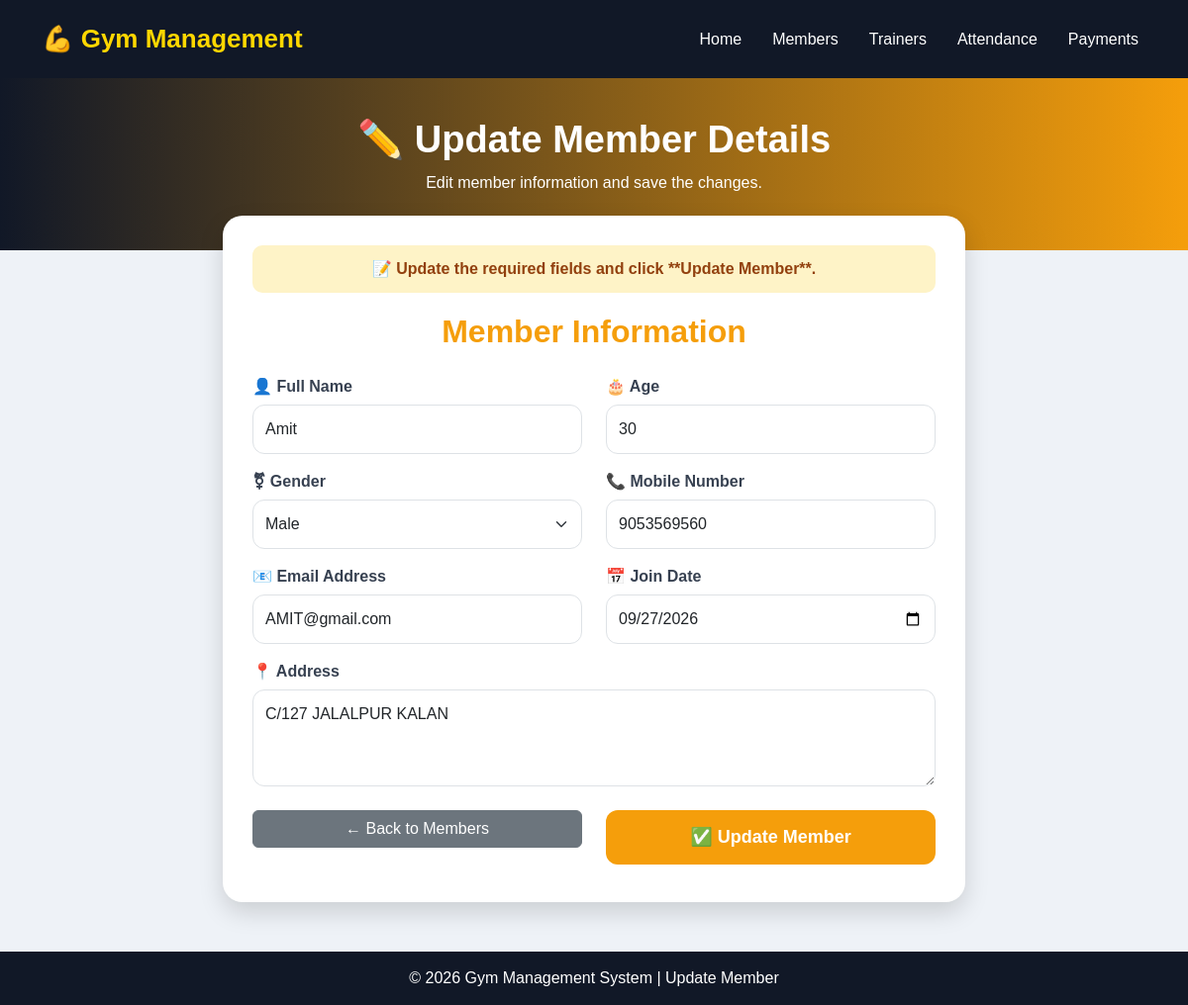
Page /update-member/12/ on the committed database.
### gym/models.py (models this page shows, shortened)
class Member(models.Model):
    name = models.CharField(max_length=100)
    age = models.IntegerField()
    gender = models.CharField(max_length=10)
    phone = models.CharField(max_length=15)
    email = models.EmailField()
    address = models.CharField(max_length=200)
    join_date = models.DateField()

### gym/views.py (the view, shortened to what this page needs)
# urls.py: path("update-member/<int:id>/", views.update_member, name="update_member"),
def update_member(request, id):
    member = get_object_or_404(Member, id=id)
    return render(request, "update_member.html", {"member":member})

### gym/templates/update_member.html (shortened to what this page needs)
<!DOCTYPE html>
<html lang="en">
<head>
    <link href="https://cdn.jsdelivr.net/npm/bootstrap@5.3.7/dist/css/bootstrap.min.css" rel="stylesheet">
</head>
<body>
<nav class="navbar navbar-expand-lg navbar-dark">
    <div class="container">
        <a class="navbar-brand" href="/">💪 Gym Management</a>
        <div class="navbar-nav ms-auto">
            <a class="nav-link" href="/">Home</a>
            <a class="nav-link" href="/member/">Members</a>
            <a class="nav-link" href="/trainers/">Trainers</a>
            <a class="nav-link" href="/attendance-list/">Attendance</a>
            <a class="nav-link" href="/payment-list/">Payments</a>
        </div>
    </div>
</nav>
<div class="header-section">
    <h1>✏️ Update Member Details</h1>
    <p>Edit member information and save the changes.</p>
</div>
<div class="container mb-5">
    <div class="update-card">
        <div class="info-box">
            📝 Update the required fields and click **Update Member**.
        </div>
        <h2>Member Information</h2>
        <form method="POST">
            <div class="row">
                <div class="col-md-6 mb-3">
                    <label>👤 Full Name</label>
                    <input type="text"
                           name="name"
                           value="{{ member.name }}"
                           class="form-control"
                           pattern="[A-Za-z ]+"
                           title="Name should contain only letters."
                           required>
                </div>
                <div class="col-md-6 mb-3">
                    <label>🎂 Age</label>
                    <input type="number"
                           name="age"
                           value="{{ member.age }}"
                           min="12"
                           max="100"
                           class="form-control"
                           required>
                </div>
                <div class="col-md-6 mb-3">
                    <label>⚧ Gender</label>
                    <select name="gender" class="form-select" required>
                        <option value="Male" {% if member.gender == "Male" %}selected{% endif %}>Male</option>
                    </select>
                </div>
                <div class="col-md-6 mb-3">
                    <label>📞 Mobile Number</label>
                    <input type="tel"
                           name="phone"
                           value="{{ member.phone }}"
                           class="form-control"
                           pattern="[0-9]{10}"
                           maxlength="10"
                           title="Enter exactly 10 digits."
                           required>
                </div>
                <div class="col-md-6 mb-3">
                    <label>📧 Email Address</label>
                    <input type="email"
                           name="email"
                           value="{{ member.email }}"
                           class="form-control"
                           required>
                </div>
                <div class="col-md-6 mb-3">
                    <label>📅 Join Date</label>
                    <input type="date"
                           name="join_date"
                           value="{{ member.join_date|date:'Y-m-d' }}"
                           class="form-control"
                           required>
                </div>
                <div class="col-12 mb-4">
                    <label>📍 Address</label>
                    <textarea name="address"
                              rows="3"
                              class="form-control"
                              required>{{ member.address }}</textarea>
                </div>
            </div>
            <div class="row">
                <div class="col-md-6 mb-2">
                    <a href="/member/" class="btn btn-secondary w-100">
                        ← Back to Members
                    </a>
                </div>
                <div class="col-md-6 mb-2">
                    <button type="submit" class="btn btn-update w-100">
                        ✅ Update Member
                    </button>
                </div>
            </div>
        </form>
    </div>
</div>
<footer>
    © 2026 Gym Management System | Update Member
</footer>
</body>
</html>

### gym/templates/update_member.html (style rules this page uses)
body { background:#eef2f7; font-family:Arial, Helvetica, sans-serif; }
.navbar { background:#111827 !important; padding:15px; }
.navbar-brand { color:#FFD700 !important; font-size:26px; font-weight:bold; }
.nav-link { color:white !important; margin-left:15px; font-weight:500; }
.header-section { background:linear-gradient(90deg,#111827,#F59E0B); color:white; text-align:center; padding:40px 20px; }
.header-section h1 { font-size:38px; font-weight:bold; }
.update-card { max-width:750px; margin:auto; margin-top:-35px; background:white; border:none; border-radius:20px; box-shadow:0 10px 25px rgba(0,0,0,.15); padding:30px; }
.update-card h2 { color:#F59E0B; text-align:center; font-weight:bold; margin-bottom:25px; }
.info-box { background:#FEF3C7; color:#92400E; padding:12px; border-radius:10px; text-align:center; margin-bottom:20px; font-weight:600; }
label { font-weight:bold; color:#374151; margin-bottom:6px; }
.form-control, .form-select { border-radius:12px; padding:12px; }
.btn-update { background:#F59E0B; color:white; border:none; border-radius:12px; padding:14px; font-size:18px; font-weight:bold; transition:.3s; }
footer { background:#111827; color:white; text-align:center; padding:15px; margin-top:50px; }

### rows in the picture
Member: name "Amit", age "30", gender "Male", phone "9053569560", email "AMIT@gmail.com", join_date "09/27/2026", address "C/127 JALALPUR KALAN"
